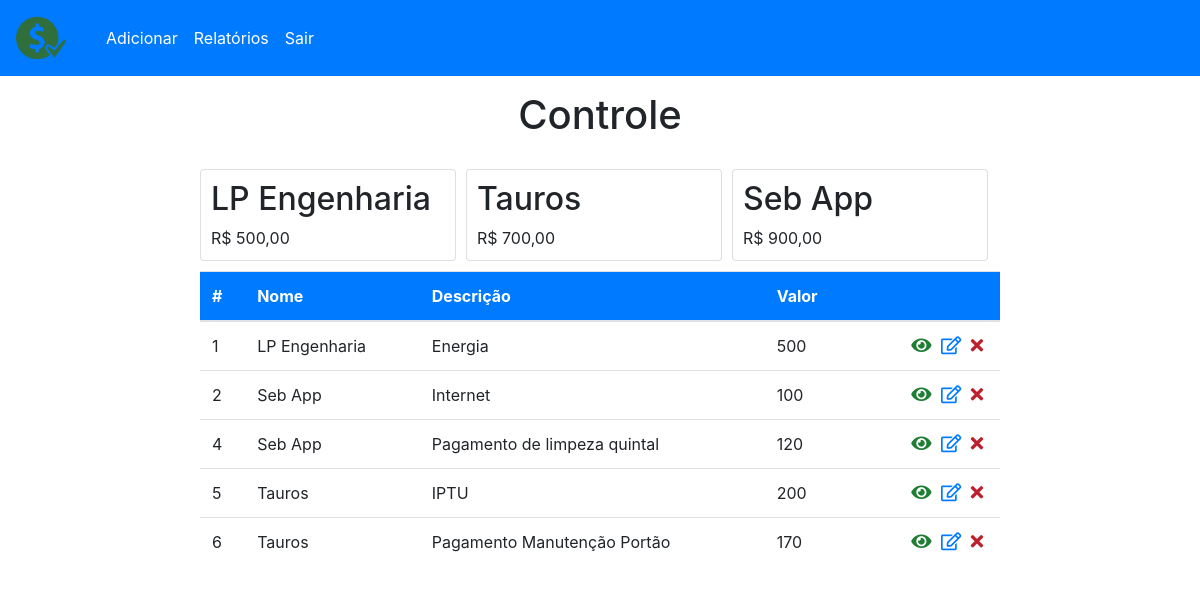
Page /sistema.php on the committed database.
### tables this page shows
CREATE TABLE `financeiro` (
  `id` int(11) NOT NULL,
  `nome` varchar(50) NOT NULL,
  `descricao` text NOT NULL,
  `valor` float(10,2) NOT NULL,
  `data_cad` timestamp NOT NULL DEFAULT current_timestamp() ON UPDATE current_timestamp()
);

### config/url.php (called while the page is built)
<?php
    $BASE_URL = "http://" . $_SERVER['SERVER_NAME'] . dirname($_SERVER['REQUEST_URI'] . '?') . '/';

### config/process.php (called while the page is built, shortened)
<?php
    include_once("connection.php");
    include_once("url.php");
    $data = $_POST;
    if (!empty($data)) {
        if ($data["type"] === "create") {
            $txt_nome        = $data["nome"];
            $txt_desc        = $data["descricao"];
            $txt_valor       = $data["valor"];
            $query = " INSERT INTO financeiro (nome, descricao, valor)
                       VALUES(:nome, :descricao, :valor)
                    ";
            $stmt = $conn->prepare($query);
            $stmt->bindParam(":nome", $txt_nome);
            $stmt->bindParam(":descricao", $txt_desc);
            $stmt->bindParam(":valor", $txt_valor);
            try {
                $stmt->execute();
            } catch (PDOException $e) {
                 $error = $e->getMessage();
                 echo "Erro: $error";
            }
        }elseif($data["type"] === "delete") {
            $id = $data["id"];
            $query = "DELETE FROM financeiro WHERE id = :id";
            $stmt = $conn->prepare($query);
            $stmt->bindParam("id", $id);
            try {
                $stmt->execute();
            } catch (PDOException $e) {
                 $error = $e->getMessage();
                 echo "Erro: $error";
            }
        }elseif($data["type"] === "edit") {
            $id = $data["id"];
            $txt_nome         = $data["nome"];
            $txt_desc         = $data["descricao"];
            $txt_valor        = $data["valor"];
            $query = "UPDATE financeiro SET nome=:nome, descricao=:descricao, valor=:valor WHERE id = :id";
            $stmt = $conn->prepare($query);
            $stmt->bindParam("id", $id);
            $stmt->bindParam(":nome", $txt_nome);
            $stmt->bindParam(":descricao", $txt_desc);
            $stmt->bindParam(":valor", $txt_valor);
            try {
                $stmt->execute();
            } catch (PDOException $e) {
                 $error = $e->getMessage();
                 echo "Erro: $error";
            }
        }
        header("Location: " . $BASE_URL . "../index.php");
    }
    else {
            if (!empty($id)) {
                $query = "SELECT * FROM financeiro WHERE id = :id";
                $stmt = $conn->prepare($query);
                $stmt->bindParam("id", $id);
                $stmt->execute();
                $show = $stmt->fetch();
            }else{
                $query = "SELECT * FROM financeiro";
                $stmt = $conn->prepare($query);
                $stmt->execute();
                $shows = $stmt->fetchAll();
            }
    }

### sistema.php (the view, shortened to what this page needs)
<?php
   include_once("templates/header.php");
?>
<div class="container">
    <h1 id="main-title">Controle</h1>
    <div class="container-card">
        <div class="card-f card">
            <h2>LP Engenharia</h2>
            <span>R$ 500,00</span>
        </div>
        <div class="card-f card">
            <h2>Tauros</h2>
            <span>R$ 700,00</span>
        </div>
        <div class="card-f card">
            <h2>Seb App</h2>
            <span>R$ 900,00</span>
        </div>
    </div>
    <?php if(count($shows) > 0): ?>
        <table class="table" id="contacts-table">
            <thead>
                <tr>
                    <th scope="col">#</th>
                    <th scope="col">Nome</th>
                    <th scope="col">Descrição</th>
                    <th scope="col">Valor</th>
                    <th scope="col"></th>
                </tr>
            </thead>
            <tbody>
               <?php foreach($shows as $row): ?>
                    <tr>
                        <td scope="row" class="col-id"><?= $row["id"] ?></td>
                        <td scope="row"><?= $row["nome"] ?></td>
                        <td scope="row"><?= $row["descricao"] ?></td>
                        <td scope="row"><?= $row["valor"] ?></td>
                        <td class="actions">
                            <a href="<?= $BASE_URL ?>show.php?id=<?= $row["id"] ?>"><i class="fas fa-eye check-icon"></i></a>
                            <a href="<?= $BASE_URL ?>edit.php?id=<?= $row["id"] ?>"><i class="far fa-edit edit-icon"></i></a>
                            <form id="delete-form" action="config/process.php" method="POST">
                                <button type="submit" class="delete-btn"><i class="fas fa-times delete-icon"></i></button>
                            </form>
                        </td>
                    </tr>
                <?php endforeach; ?>
            </tbody>
        </table>
    <?php else: ?>
        <p id="empty-list-text">Ainda não há contas, <a href="<?= $BASE_URL ?>create.php">Clique aqui para adicionar</a></p>
    <?php endif; ?>
</div>
<?php
    include_once("templates/footer.php");
?>

### templates/header.php (shortened to what this page needs)
<?php
  include_once("config/url.php");
  include_once("config/process.php");
?>
<!DOCTYPE html>
<html lang="en">
<head>
      <link rel="stylesheet" href="https://cdnjs.cloudflare.com/ajax/libs/twitter-bootstrap/4.5.3/css/bootstrap.min.css" />
      <link rel="stylesheet" href="https://cdnjs.cloudflare.com/ajax/libs/font-awesome/5.15.1/css/all.min.css" />
      <link rel="stylesheet" href="<?= $BASE_URL ?>css/styles.css">
</head>
<body>
  <header>
      <nav class="navbar navbar-expand-lg navbar-dark bg-primary">
        <a class="navbar-brand" href="<?= $BASE_URL ?>index.php">
          <img src="<?= $BASE_URL ?>img/financeiro.png" alt="LOGO">
        </a>
        <div>
          <div class="navbar-nav">
            <a class="nav-link active" id="home-link" href="<?= $BASE_URL ?>index.php"></a>
            <a class="nav-link active" id="home-link" href="<?= $BASE_URL ?>create.php">Adicionar</a>
            <a class="nav-link active" id="home-link" href="grafico/">Relatórios</a>
            <a class="nav-link active" id="home-link" href="../escritorio/index.php">Sair</a>
          </div>
        </div>
      </nav>
  </header>

### css/styles.css (style rules this page uses)
.navbar-brand img { width: 50px; }
#main-title { text-align: center; margin: 15px 0 30px; }
#contacts-table { max-width: 800px; margin: 0 auto; }
#contacts-table thead { color: #FFF; background-color: #007BFF; }
.actions { text-align: right; width: 150px; }
.actions i { font-size: 18px; margin-right: 5px; }
.check-icon { color: #1E7E34; }
.edit-icon { color: #007BFF; }
#delete-form { display: inline-block; }
.delete-btn { background-color: transparent; border: none; padding: 0; }
.delete-icon { color: #BD2130; }

### sistema.php (style rules this page uses)
.container-card { max-width: 800px; margin: 0 auto; }
.card-f { width: 256px; float: left; margin-right: 10px; margin-bottom: 10px; padding: 10px; }

### rows in the picture
financeiro: id "1", nome "LP Engenharia", descricao "Energia", valor "500"
financeiro: id "2", nome "Seb App", descricao "Internet", valor "100"
financeiro: id "4", nome "Seb App", descricao "Pagamento de limpeza quintal", valor "120"
financeiro: id "5", nome "Tauros", descricao "IPTU", valor "200"
financeiro: id "6", nome "Tauros", descricao "Pagamento Manutenção Portão", valor "170"
